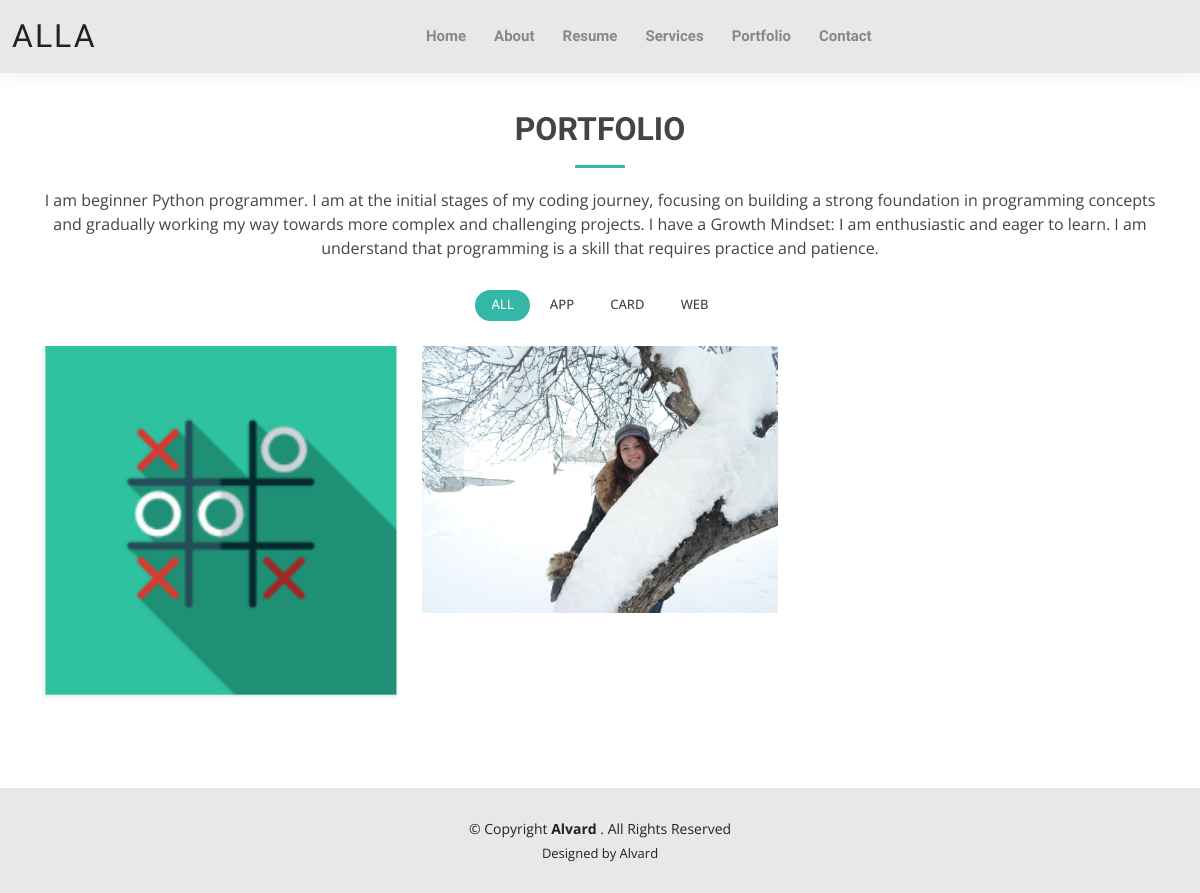
Page /portfolio on the earlier database version.
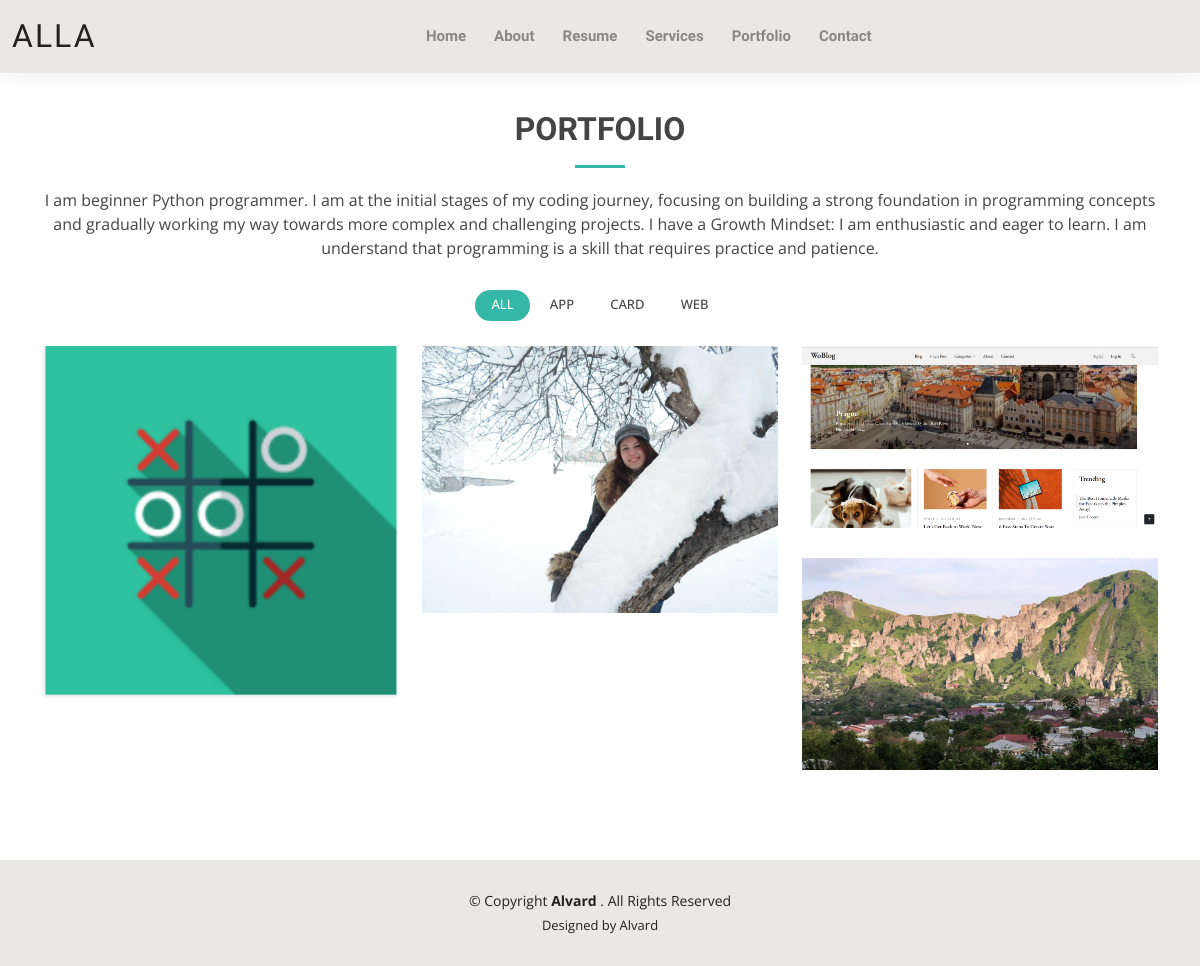
Same page on the later database version.
### resume/models.py (models this page shows, shortened)
class PortfolioProject(models.Model):
    name = models.CharField(max_length=50)
    image = models.ImageField(upload_to="media")
    short_description = models.CharField(max_length=50)
    description = models.TextField(max_length=1000)
    category = models.CharField(max_length=50)
    client = models.CharField(max_length=50)
    url = models.URLField()

### resume/views.py (the view)
# urls.py: path('portfolio', portfolio, name = 'portfolio' ),
def portfolio(request):
    portfolio_projects = PortfolioProject.objects.all()
    data_portfolio = {
        "portfolio_projects": portfolio_projects
    }
    return render(request, 'portfolio.html', data_portfolio)

### resume/templates/portfolio.html (shortened to what this page needs)
{% extends "base.html" %} {% load static %} {% block bodycontent %}
  <main id="main">
    <section id="portfolio" class="portfolio">
      <div class="container" data-aos="fade-up">
        <div class="section-title">
          <h2> Portfolio</h2>
          <p>I am beginner Python programmer. I am at the initial stages of my coding journey, focusing on building
            a strong foundation in programming concepts and gradually working my way towards more complex
            and challenging projects. I have a Growth Mindset: I am enthusiastic and eager to learn. I am
            understand that programming is a skill that requires practice and patience.</p>
        </div>
        <div class="row" data-aos="fade-up" data-aos-delay="100">
          <div class="col-lg-12 d-flex justify-content-center">
            <ul id="portfolio-flters">
              <li data-filter="*" class="filter-active">All</li>
              <li data-filter=".filter-app">App</li>
              <li data-filter=".filter-card">Card</li>
              <li data-filter=".filter-web">Web</li>
            </ul>
          </div>
        </div>
        <div class="row portfolio-container" data-aos="fade-up" data-aos-delay="200">
        {% for pproject in portfolio_projects %}
          <div class="col-lg-4 col-md-6 portfolio-item filter-app">
            <div class="portfolio-wrap">
              <img src="{{pproject.image.url}}" class="img-fluid" alt="" max-width = '100%' width="1000" height="200">
            </div>
          </div>
          {% endfor %}
        </div>
      </div>
    </section>
  </main>
  {% endblock %}

### resume/templates/base.html (shortened to what this page needs)
{% load static %}
<!DOCTYPE html>
<html lang="en">
<head>
	<link href="{% static 'assets/vendor/aos/aos.css' %}" rel="stylesheet">
	<link href="{% static 'assets/vendor/bootstrap/css/bootstrap.min.css' %}" rel="stylesheet">
	<link href="{% static 'assets/vendor/bootstrap-icons/bootstrap-icons.css' %}" rel="stylesheet">
	<link href="{% static 'assets/vendor/boxicons/css/boxicons.min.css' %}" rel="stylesheet">
	<link href="{% static 'assets/vendor/glightbox/css/glightbox.min.css' %}" rel="stylesheet">
	<link href="{% static 'assets/vendor/swiper/swiper-bundle.min.css' %}" rel="stylesheet">
	<link href="{% static 'assets/css/style.css' %}" rel="stylesheet">
</head>
<body>
	{% block bodycontent %} {% endblock %}
	<header id="header" class="fixed-top">
		<div class="container-fluid d-flex justify-content-between align-items-center">
			<h1 class="logo me-auto me-lg-0"><a href="home">AllA</a></h1>
			<nav id="navbar" class="navbar order-last order-lg-0">
				<ul>
					<li {% if active == 'home' %} class="active"{% endif %}><a href="{% url 'resume:home' %}">Home</a></li>
					<li {% if active == 'about' %} class="active"{% endif %}><a href="{% url 'resume:about' %}">About</a></li>
					<li {% if active == 'resume' %} class="active"{% endif %}><a href="{% url 'resume:resume' %}">Resume</a></li>
					<li {% if active == 'services' %} class="active"{% endif %}><a href="{% url 'resume:services' %}">Services</a></li>
					<li {% if active == 'portfolio' %} class="active"{% endif %}><a href="{% url 'resume:portfolio' %}">Portfolio</a></li>
					<li {% if active == 'contact' %} class="active"{% endif %}><a href="{% url 'resume:contact' %}">Contact</a></li>
				</ul>
			</nav>
		</div>
	</header>
	<footer id="footer">
		<div class="container">
			<div class="copyright">
				&copy; Copyright <strong><span>Alvard </span></strong>. All Rights Reserved
			</div>
			<div class="credits">
				Designed by Alvard
			</div>
		</div>
	</footer>
</body>
</html>

### resume/static/assets/css/style.css (style rules this page uses)
body { font-family: "Open Sans", sans-serif; color: #444444; }
a { color: #34b7a7; text-decoration: none; }
h1, h2, h3, h4, h5, h6 { font-family: "Raleway", sans-serif; }
#main { margin-top: 50px; }
#header { background: #e9e8e6; box-shadow: 0px 0px 25px 0 rgba(0, 0, 0, 0.08); z-index: 997; padding: 15px 0; }
#header .logo { font-size: 32px; margin: 0; padding: 0; line-height: 1; font-weight: 400; letter-spacing: 2px; text-transform: uppercase; }
#header .logo a { color: #222222; }
.navbar { padding: 0; }
.navbar ul { margin: 0; padding: 0; display: flex; list-style: none; align-items: center; }
.navbar li { position: relative; padding: 10px 0 10px 28px; }
.navbar a, .navbar a:focus { display: flex; align-items: center; justify-content: space-between; font-family: "Raleway", sans-serif; font-size: 15px; font-weight: 600; color: #888888; white-space: nowrap; transition: 0.3s; position: relative; }
.navbar>ul>li>a:before { content: ""; position: absolute; width: 0; height: 2px; bottom: -5px; left: 0; background-color: #34b7a7; visibility: hidden; width: 0px; transition: all 0.3s ease-in-out 0s; }
section { padding: 60px 0; }
.section-title { text-align: center; padding-bottom: 30px; }
.section-title h2 { font-size: 32px; font-weight: bold; text-transform: uppercase; margin-bottom: 20px; padding-bottom: 20px; position: relative; }
.section-title h2::after { content: ""; position: absolute; display: block; width: 50px; height: 3px; background: #34b7a7; bottom: 0; left: calc(50% - 25px); }
.section-title p { margin-bottom: 0; }
.portfolio .portfolio-item { margin-bottom: 30px; }
.portfolio #portfolio-flters { padding: 0; margin: 0 auto 20px auto; list-style: none; text-align: center; }
.portfolio #portfolio-flters li { cursor: pointer; display: inline-block; padding: 8px 16px 10px 16px; font-size: 13px; font-weight: 500; line-height: 1; text-transform: uppercase; color: #444444; margin-bottom: 5px; transition: all 0.3s ease-in-out; border-radius: 50px; }
.portfolio #portfolio-flters li:hover, .portfolio #portfolio-flters li.filter-active { color: #fff; background: #34b7a7; }
.portfolio #portfolio-flters li:last-child { margin-right: 0; }
.portfolio .portfolio-wrap { transition: 0.3s; position: relative; overflow: hidden; z-index: 1; background: rgba(34, 34, 34, 0.6); }
.portfolio .portfolio-wrap::before { content: ""; background: rgba(34, 34, 34, 0.6); position: absolute; left: 0; right: 0; top: 0; bottom: 0; transition: all ease-in-out 0.3s; z-index: 2; opacity: 0; }
.portfolio .portfolio-wrap img { transition: all ease-in-out 0.3s; }
#footer { background: #e9e8e6; padding: 30px 0; color: #222222; font-size: 14px; text-align: center; }
#footer .credits { padding-top: 5px; font-size: 13px; }

Differences in the rows shown:
added PortfolioProject: image (picture)
added PortfolioProject: image (picture)
